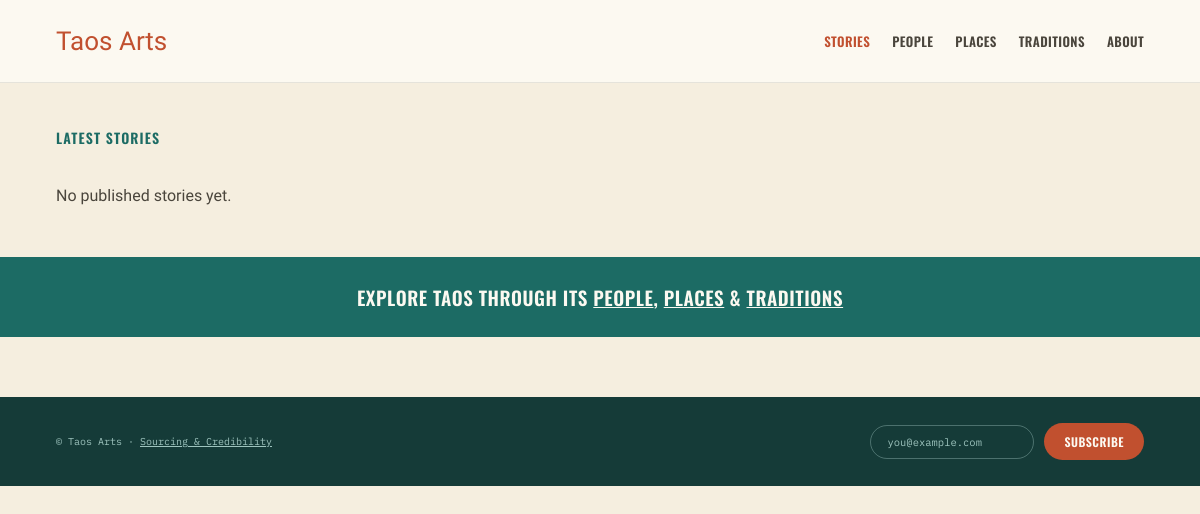
/, run on an earlier commit of the app's database.
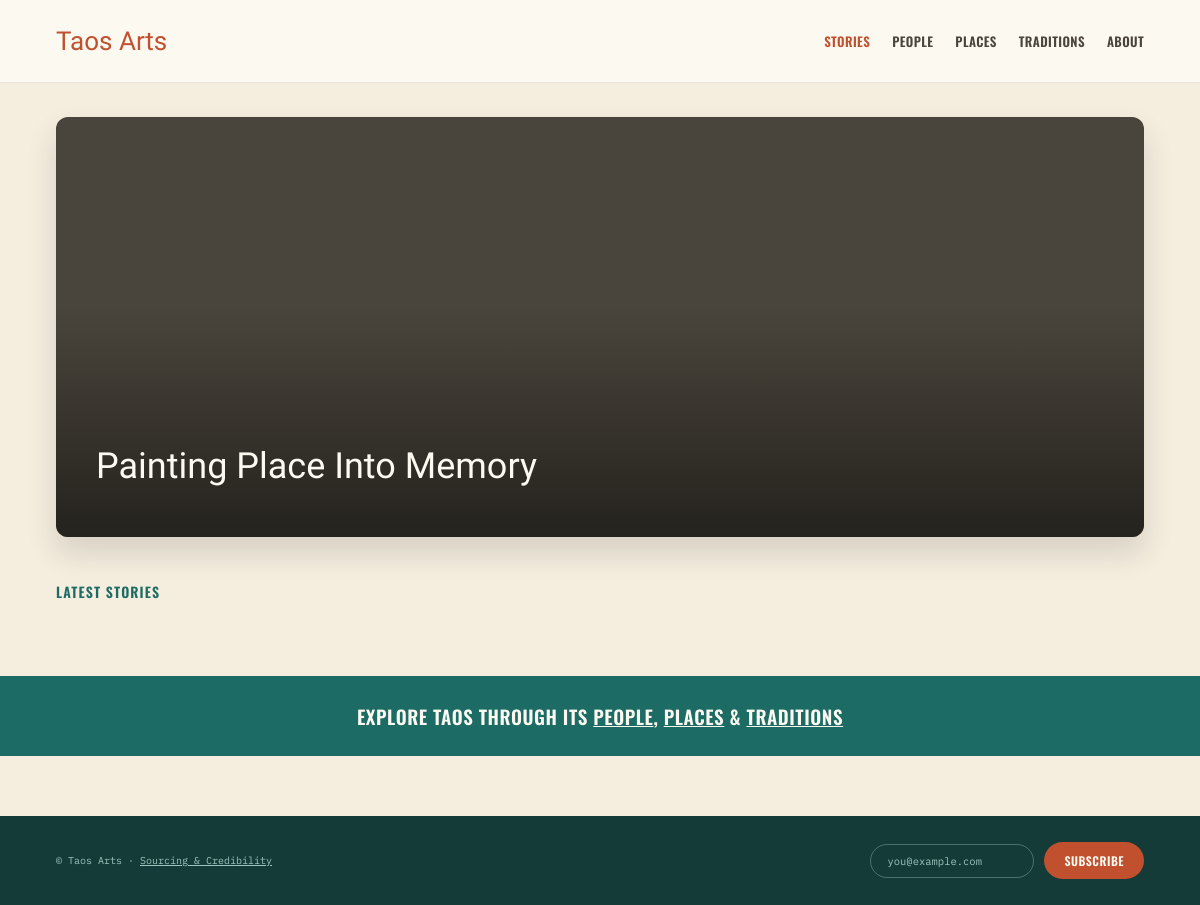
And on a later commit of the database.
### tables this page shows
CREATE TABLE stories (
  id INT AUTO_INCREMENT PRIMARY KEY,
  title VARCHAR(190) NOT NULL,
  slug VARCHAR(190) NOT NULL UNIQUE,
  artist_name VARCHAR(190) NULL,
  excerpt TEXT NULL,
  body MEDIUMTEXT NULL,
  featured_image VARCHAR(255) NULL,
  status ENUM('draft','published') NOT NULL DEFAULT 'draft',
  published_at DATETIME NULL,
  created_at TIMESTAMP DEFAULT CURRENT_TIMESTAMP,
  updated_at TIMESTAMP DEFAULT CURRENT_TIMESTAMP ON UPDATE CURRENT_TIMESTAMP
);

### includes/functions.php (the view, shortened to what this page needs)
<?php
function h($value): string { return htmlspecialchars((string)$value, ENT_QUOTES, 'UTF-8'); }
function curate_homepage_feed(PDO $pdo, int $total = 10): array {
    $poolSize = (int)max($total * 3, 24);
    $pool = $pdo->query(
        "SELECT s.*, e.era_status AS primary_era_status
         FROM stories s LEFT JOIN entities e ON e.id = s.primary_entity_id
         WHERE s.status = 'published'
         ORDER BY s.published_at DESC
         LIMIT $poolSize"
    )->fetchAll();
    if (count($pool) <= $total) {
        return $pool;
    }
    $shown = array_slice($pool, 0, $total);
    return $shown;
}
    ?>

### includes/functions.php (the view, shortened to what this page needs)
<?php
function h($value): string { return htmlspecialchars((string)$value, ENT_QUOTES, 'UTF-8'); }
function curate_homepage_feed(PDO $pdo, int $total = 10): array {
    $poolSize = (int)max($total * 3, 24);
    $pool = $pdo->query(
        "SELECT s.*, e.era_status AS primary_era_status
         FROM stories s LEFT JOIN entities e ON e.id = s.primary_entity_id
         WHERE s.status = 'published'
         ORDER BY s.published_at DESC
         LIMIT $poolSize"
    )->fetchAll();
    if (count($pool) <= $total) {
        return $pool;
    }
    $shown = array_slice($pool, 0, $total);
    return $shown;
}
function story_primary_image(PDO $pdo, int $storyId): ?array {
    $stmt = $pdo->prepare(
        'SELECT i.* FROM story_images si JOIN images i ON i.id = si.image_id
         WHERE si.story_id = ? ORDER BY si.sort_order ASC, si.image_id ASC LIMIT 1'
    );
    $stmt->execute([$storyId]);
    return $stmt->fetch() ?: null;
}
function story_related_entities(PDO $pdo, int $storyId): array {
    $stmt = $pdo->prepare(
        'SELECT e.name, e.slug, e.type FROM story_entities se JOIN entities e ON e.id = se.entity_id
         WHERE se.story_id = ? ORDER BY e.type, e.name'
    );
    $stmt->execute([$storyId]);
    return $stmt->fetchAll();
}
function story_primary_entity(PDO $pdo, array $story, ?array $fallbackEntities = null): ?array {
    $entities = $fallbackEntities ?? story_related_entities($pdo, $story['id']);
    return $entities[0] ?? null;
}
function render_story_card(PDO $pdo, array $story): string {
    $image = story_primary_image($pdo, $story['id']);
    $entities = story_related_entities($pdo, $story['id']);
    $primary = story_primary_entity($pdo, $story, $entities);
    $tagsByType = [];
    foreach ($entities as $e) {
        $tagsByType[$e['type']][] = '<a href="entity.php?slug=' . h($e['slug']) . '">' . h($e['name']) . '</a>';
    }
    ob_start();
    ?>
    <div class="card">
      <div class="card-image">
        <?php if ($image): ?><img src="<?= h($image['url']) ?>" alt="" loading="lazy" style="object-position:<?= h(image_object_position($image)) ?>"><?php endif; ?>
        <?php if ($primary): ?><span class="type-tag <?= h($primary['type']) ?>"><?= h($primary['type']) ?></span><?php endif; ?>
      </div>
      <div class="card-body">
        <div class="card-title">
          <?php if (!empty($story['coverage_year'])): ?><span class="era-pill recurring"><?= h($story['coverage_year']) ?></span><?php endif; ?>
          <a href="story.php?slug=<?= h($story['slug']) ?>"><?= h($story['title']) ?></a>
        </div>
        <div class="card-dek"><?= h($story['dek']) ?></div>
        <?php if ($tagsByType):
          $metaParts = [];
          foreach ($tagsByType as $type => $links) $metaParts[] = h(entity_type_label_plural($type)) . ': ' . implode(', ', $links);
        ?>
        <div class="card-meta"><?= implode(' &middot; ', $metaParts) ?></div>
        <?php endif; ?>
      </div>
    </div>
    <?php
    return ob_get_clean();
}

### index.php (shortened to what this page needs)
<?php
require_once __DIR__ . '/_layout.php';
$pdo = db();
$stories = curate_homepage_feed($pdo, 10);
$hero = array_shift($stories);
?>
<?php if ($hero): $heroImage = story_primary_image($pdo, $hero['id']); $heroPrimary = story_primary_entity($pdo, $hero); ?>
<div class="hero">
  <div class="hero-caption">
    <div class="display"><a href="story.php?slug=<?= h($hero['slug']) ?>" style="color:inherit"><?= h($hero['title']) ?></a></div>
  </div>
</div>
<?php endif; ?>
<div class="section-eyebrow">Latest Stories</div>
<div class="container" style="margin-top:22px;">
  <?php if (!$hero): ?><p style="color:var(--muted)">No published stories yet.</p><?php endif; ?>
</div>
<div style="text-align:center;background:var(--teal);padding:26px 56px;margin-top:52px;">
  <div class="caps" style="font-size:19px;font-weight:600;color:var(--surface);letter-spacing:.03em;">
    Explore Taos Through Its <a href="people.php" style="color:inherit;text-decoration:underline">People</a>,
    <a href="places.php" style="color:inherit;text-decoration:underline">Places</a> &amp;
    <a href="traditions.php" style="color:inherit;text-decoration:underline">Traditions</a>
  </div>
</div>
<?php require __DIR__ . '/_footer.php'; ?>

What changed in the data, as far as the page shows it:
added stories: title "Painting Place Into Memory"
Also different on the page:
text no longer shown: "No published stories yet."
